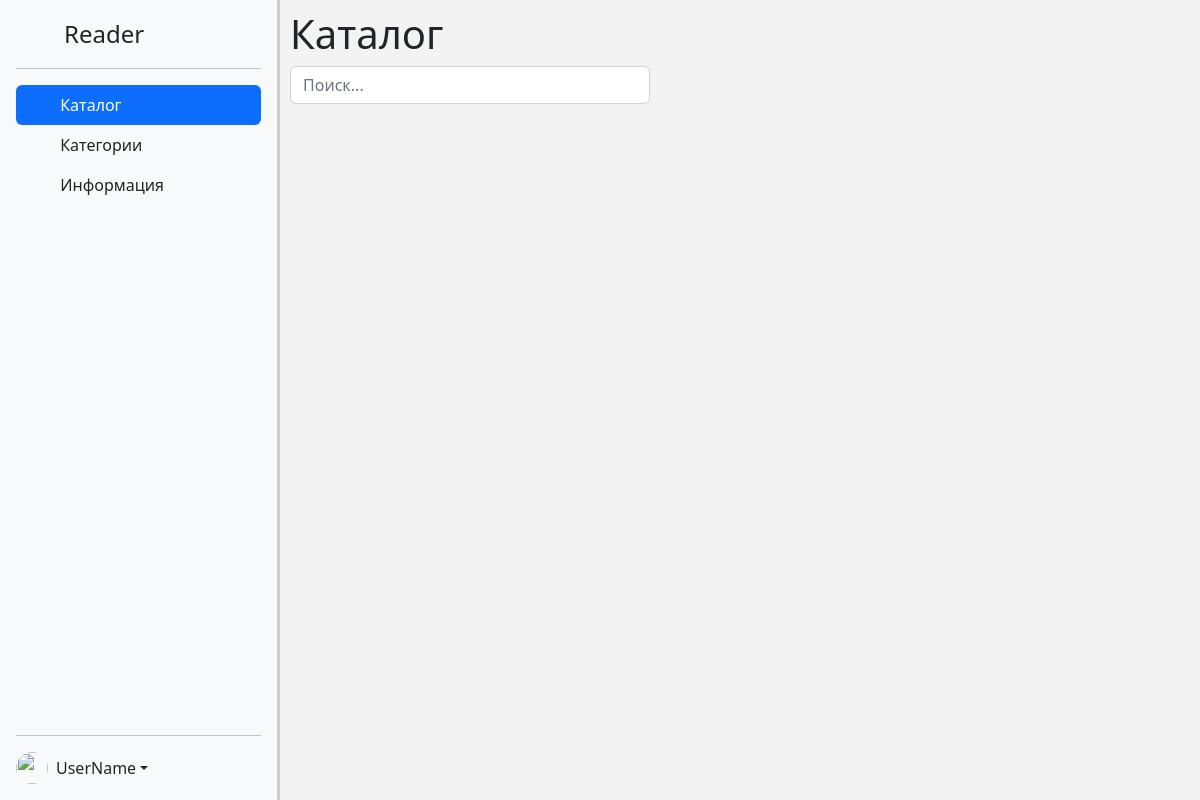
Before: /?id=4 with the older database file.
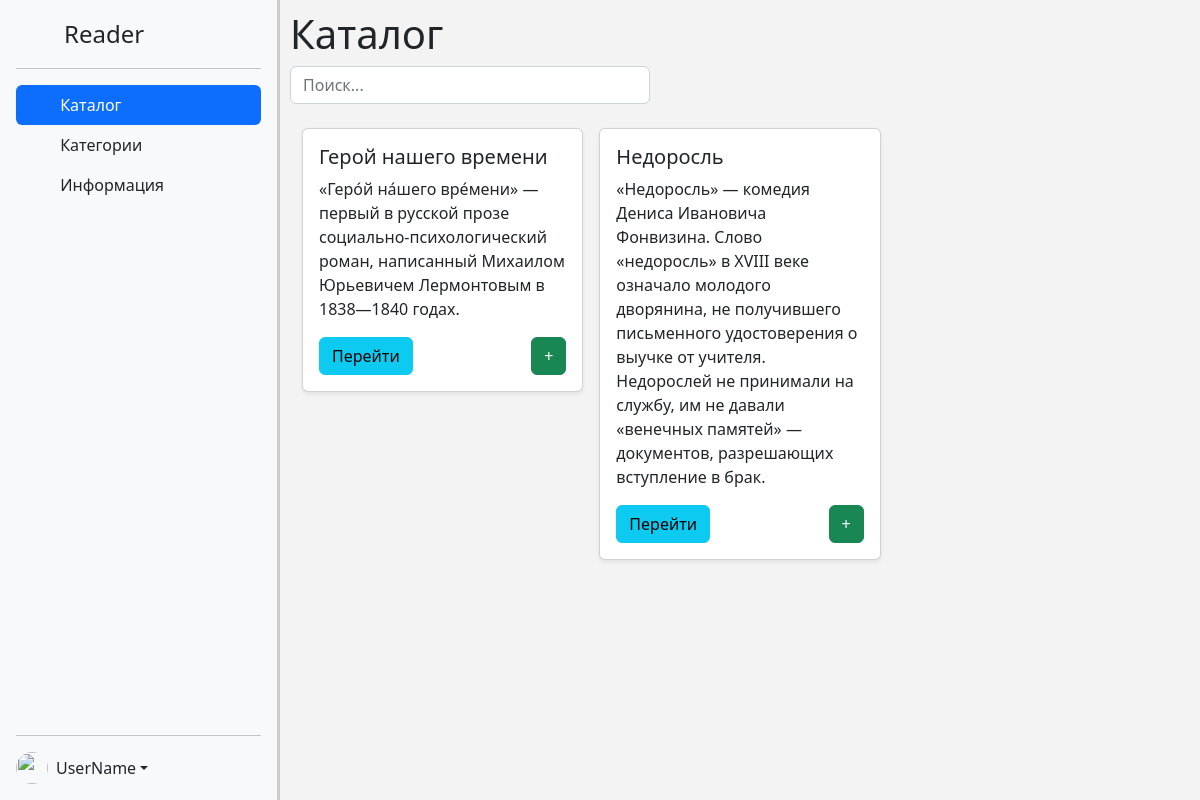
After: the same page with the newer database file.
### main/models.py (models this page shows, shortened)
class Book(models.Model):
    name = models.CharField(max_length=50)
    year = models.IntegerField()
    rate = models.IntegerField()
    pages = models.IntegerField()
    description = models.CharField(max_length=500)
    file = models.FileField(upload_to='files/', null=True)
    categories = models.ForeignKey(Categories, on_delete=models.CASCADE)

### main/views.py (the view)
# urls.py: path("", index.as_view(), name='index'),
class index(View):
    def get(self, request):
        context = {}
        if 'login' in request.session:
            context['name'] = request.session['login']
        context['books'] = Book.objects.all()
        if 'id' in request.GET:
            cat = Categories.objects.get(id=request.GET['id'])
            context['books'] = Book.objects.filter(categories=cat)
        else:
            context['books'] = Book.objects.all()
        return render(request, "main/index.html", context=context)

### main/templates/main/index.html (shortened to what this page needs)
{% extends 'base/index.html' %} {% block main %}
<div id="outer-container">
  {% include 'base/header.html' %}
  <div id="content">
    <h1>Каталог</h1>
    <input
      id="search"
      type="text"
      class="form-control"
      placeholder="Поиск..."
      style="width: 40%"
    /><br />
    <div class="container">
      <div class="row row-cols-1 row-cols-sm-2 row-cols-md-3 g-3">
        {% for i in books %}
        <div class="col">
          <div class="card shadow-sm">
            <div class="card-body">
              <h5>{{i.name}}</h5>
              <p class="card-text">{{i.description}}</p>
              <div class="d-flex justify-content-between align-items-center">
                <a
                  href="{% url 'viewBook' %}?id={{ i.id }}"
                  class="btn btn-info"
                  >Перейти</a
                >
                <a
                  href="{% url 'addBookMe' %}?id={{ i.id }}"
                  class="btn btn-success"
                  >+</a
                >
              </div>
            </div>
          </div>
        </div>
        {% endfor %}
      </div>
    </div>
  </div>
</div>
{% endblock main %}

Changed rows visible on the page:
added Book: name "Герой нашего времени", description "«Геро́й на́шего вре́мени» — первый в русской прозе социально-психологический роман, написанный Михаилом Юрьевичем Лермонтовым в 1838—1840 годах."
added Book: name "Недоросль", description "«Недоросль» — комедия Дениса Ивановича Фонвизина. Слово «недоросль» в XVIII веке означало молодого дворянина, не получившего письменного удостоверения о выучке от учителя. Недорослей не принимали на службу, им не давали «венечных памятей» — документов, разрешающих вступление в брак."
